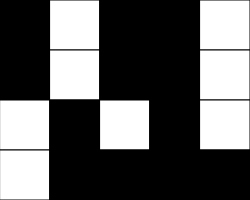
Frame 1 (no input)
Frame 60 (no input): identical to frame 1, image omitted
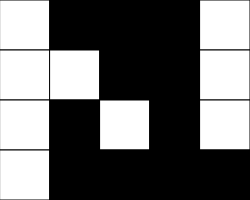
Frame 120 (the mouse pressed at the canvas centre since frame 60)

The p5.js sketch that drew these frames (run headless with seeded random() and noise() and a simulated clock; from frame 60 on, the mouse is pressed at the canvas centre):

// p5.js sketch
// ── sketch.js
//2D arrays demo/starter code
//eric friesen

let grid = [
  [0, 255, 0,  0, 255],
  [0, 255, 0,  0, 255],
  [255,0, 255, 0, 255],
  [255,0,  0,  0,  0]
];

const NUM_ROWS = 4;
const NUM_COLS = 5; 
let rectWidth, rectHeight;
let row, col;

function setup() {
  rectWidth = 50;
  rectHeight  = 50;
  createCanvas(rectWidth*NUM_COLS, rectHeight*NUM_ROWS);
   
}

function draw() {
  row = getCurrentY();
  col = getCurrentX();
  background(220);
  renderGrid();
}


function renderGrid(){
  for(let x = 0; x < NUM_COLS; x++){
    for(let y = 0; y < NUM_ROWS; y++){
      let fillValue = grid[y][x];
      fill(fillValue);
      rect(x*rectWidth,y*rectHeight,rectWidth,rectHeight);
    }
  }
}

function mousePressed(){
  flip(col,row);
  if(col <NUM_COLS-1){
    flip(col+1, row);
  }
  if (col > 0) {
    flip(col -1, row);
  }
  if(row>0){
    flip(col, row-1);
  }
  if(row < NUM_ROWS-1){
    flip(col, row+1);
  }
}

function flip(col, row){
  if(grid[row][col] === 0){
    grid[row][col] = 255;
  }
  else{
    grid[row][col] = 0;
  }
}

function getCurrentX(){
  return int(mouseX/rectWidth);
}

function getCurrentY(){
  return int(mouseY/rectHeight);
}
